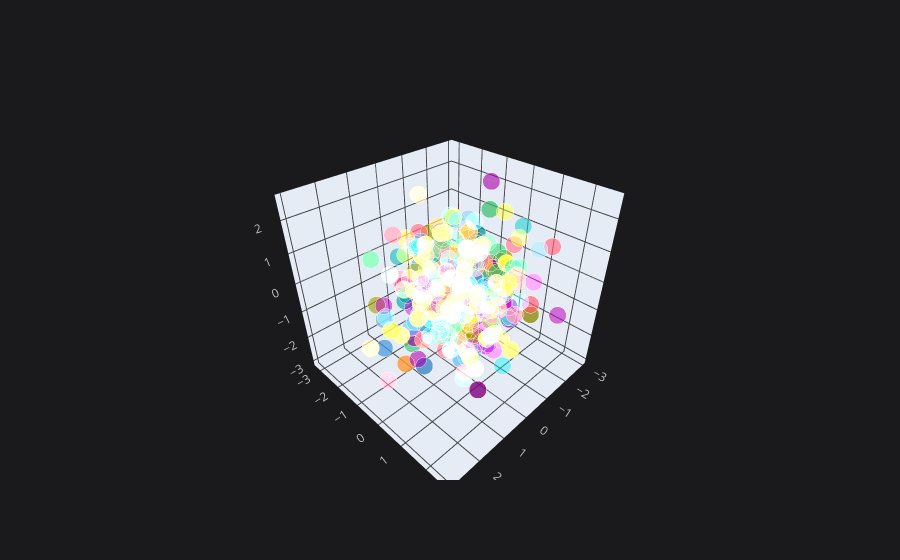

Here is the notebook cell this chart was saved with:
### Code cell
cf.datagen.scatter3d(2, 150, mode = 'stocks').iplot(kind = 'scatter3d', x = 'x', y= 'y', z = 'z')

### Figure 1 — Plotly figure (JSON) as saved in the notebook; plotly's stock layout.template omitted (floating-point values rounded to 4 significant figures; data arrays with more than 128 entries replaced by an {"elided": "..."} marker saying what was removed)
{"data": [{"marker": {"color": {"elided": "300 str values"}, "opacity": 0.8, "size": {"elided": "300 int values"}, "symbol": "circle"}, "mode": "markers", "text": {"elided": "300 str values"}, "type": "scatter3d", "x": {"elided": "300 float values"}, "y": {"elided": "300 float values"}, "z": {"elided": "300 float values"}}], "layout": {"legend": {"bgcolor": "#1A1A1C", "font": {"color": "#D9D9D9"}}, "paper_bgcolor": "#1A1A1C", "plot_bgcolor": "#1A1A1C", "scene": {"xaxis": {"gridcolor": "#434343", "showgrid": true, "tickfont": {"color": "#C2C2C2"}, "title": {"font": {"color": "#D9D9D9"}, "text": ""}, "zerolinecolor": "#666570"}, "yaxis": {"gridcolor": "#434343", "showgrid": true, "tickfont": {"color": "#C2C2C2"}, "title": {"font": {"color": "#D9D9D9"}, "text": ""}, "zerolinecolor": "#666570"}, "zaxis": {"gridcolor": "#434343", "showgrid": true, "tickfont": {"color": "#C2C2C2"}, "title": {"font": {"color": "#D9D9D9"}, "text": ""}, "zerolinecolor": "#666570"}}, "title": {"font": {"color": "#D9D9D9"}}}}
